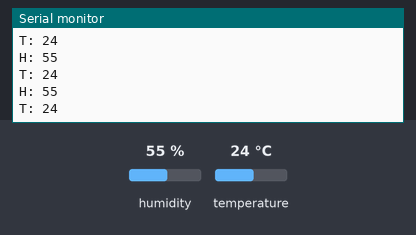
A sketch run on a simulated Arduino Uno, built with avr-gcc and run on an emulated ATmega328P. Shown: the last lines printed to the serial monitor. The inputs (shaded band) are chosen by the test bench; at power-on: humidity 55 %, temperature 24 °C.

Above: at 2.8 s.
2.9 s: humidity set to 22 %
At 5.5 s:
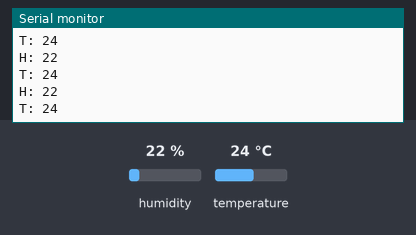
5.6 s: temperature set to 12 °C
At 6.5 s:
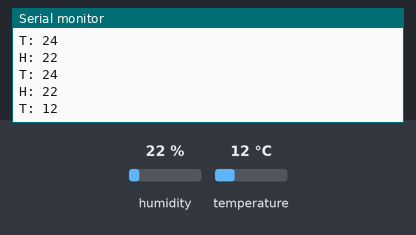
8.3 s: humidity set to 40 %
At 9.7 s:
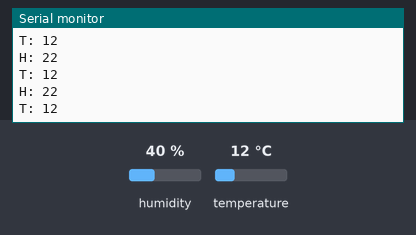
Timing chart, 0 to 11.3 s (numbered marks = the images above; inputs shaded):
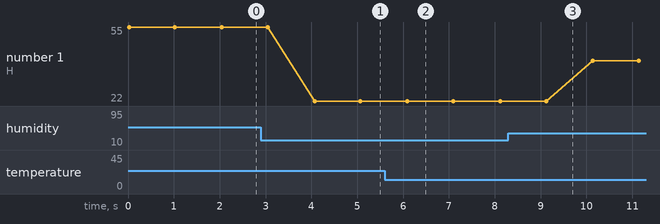

Measured:
- after the input at 2.9 s, the serial monitor: prints a new line after 1.2 s (image 1)
- after the input at 5.6 s, the serial monitor: prints a new line after 0.50 s (image 2)
- plotted number 1: 55 → 22 after the input at 2.9 s, 22 → 40 after the input at 8.3 s

The sketch:

DTH11.ino
```cpp
#include "DHT.h" //cargamos la librería DHT
#define DHTPIN 9 //Seleccionamos el pin en el que se conectará al sensor
#define DHTTYPE DHT11 //Se selecciona el DHT11
DHT dht(DHTPIN, DHTTYPE); //Se inicia una variable que será usada por Arduino para comunicarse con el sensor
void setup() {
  Serial.begin(9600); //Se inicia la comunicación serial
  dht.begin(); //Se inicia el sensor
}
void loop() {
  int h = dht.readHumidity(); //Se lee la humedad
  int t = dht.readTemperature(); //Se lee la temperatura
  //Se imprimen las variables
  Serial.print("H: ");
  Serial.println(h);
  Serial.print("T: ");
  Serial.println(t);
  delay(1000); //Se espera X segundos para seguir leyendo datos
}
```
